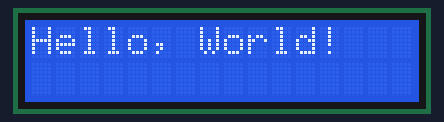
Simulated run of this sketch. Board: Arduino Uno, built with avr-gcc and run on an emulated ATmega328P. On the bench: 16×2 character LCD.

Above: at 0.1 s.
At 2.24 s:
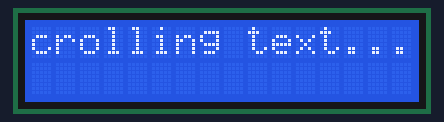
At 4.65 s:
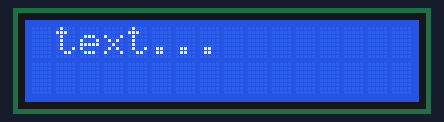
At 7.0 s:
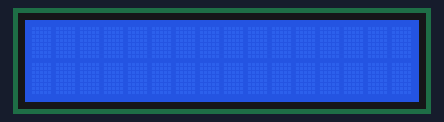
At 10.97 s:
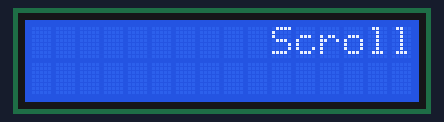
At 14.88 s:
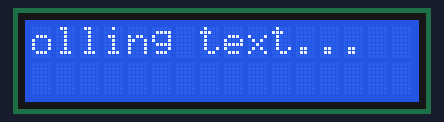

The sketch:

LCD_test.ino
```cpp
#include <Wire.h>  // Include Wire library for I2C communication
#include <LiquidCrystal_I2C.h>  // Include LiquidCrystal_I2C library

// Set the LCD address (usually 0x27 or 0x3F for most modules)
#define LCD_ADDRESS 0x27

// Set the number of columns and rows for your LCD
#define LCD_COLUMNS 16
#define LCD_ROWS 2

// Initialize the LiquidCrystal_I2C library with the LCD address and columns/rows
LiquidCrystal_I2C lcd(LCD_ADDRESS, LCD_COLUMNS, LCD_ROWS);

void setup() {
  // Initialize the LCD
  lcd.init();

  // Turn on the backlight
  lcd.backlight();

  // Print a message to the LCD
  lcd.print("Hello, World!");
  delay(2000);
}

void loop() {
  // Example: scrolling message
  lcd.clear();  // Clear the LCD screen
  lcd.setCursor(0, 0);  // Set cursor to the first column of the first row
  lcd.print("Scrolling text...");

  // Scroll the text
  while (true) {
    lcd.scrollDisplayLeft();  // Scroll one position left
    delay(300);  // Delay for smooth scrolling
  }
}
```

Measured:
- by itself, everything shown: repeats every 12.0 s, in 33 steps
- what the display in image 3 shows lasts 2.4 s, from 6.9 s to 9.3 s
